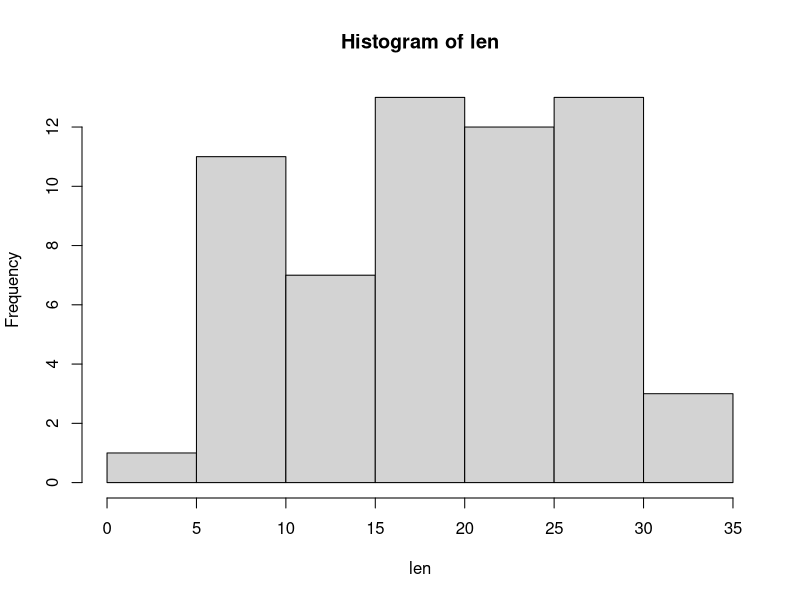
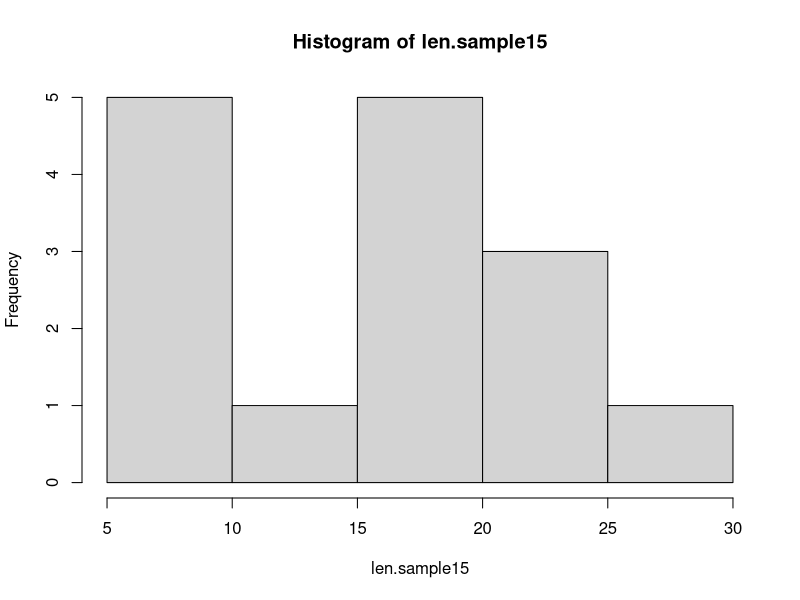
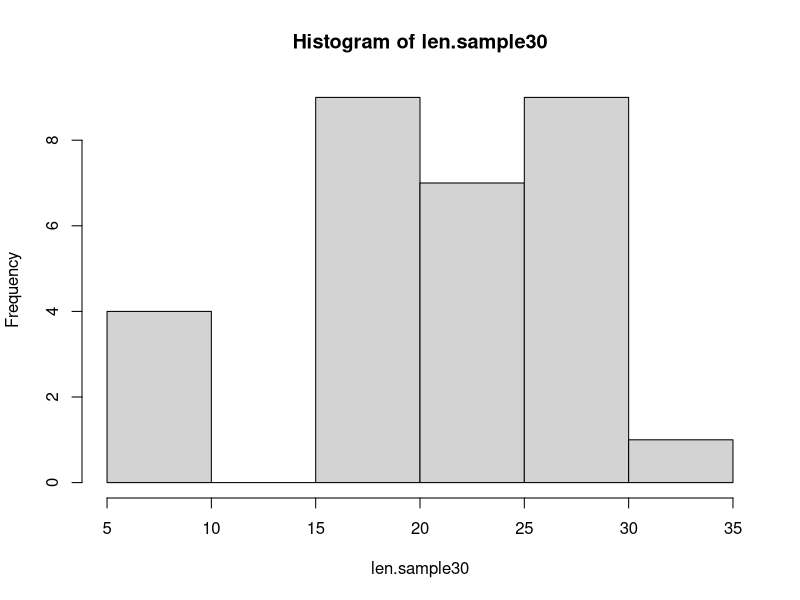
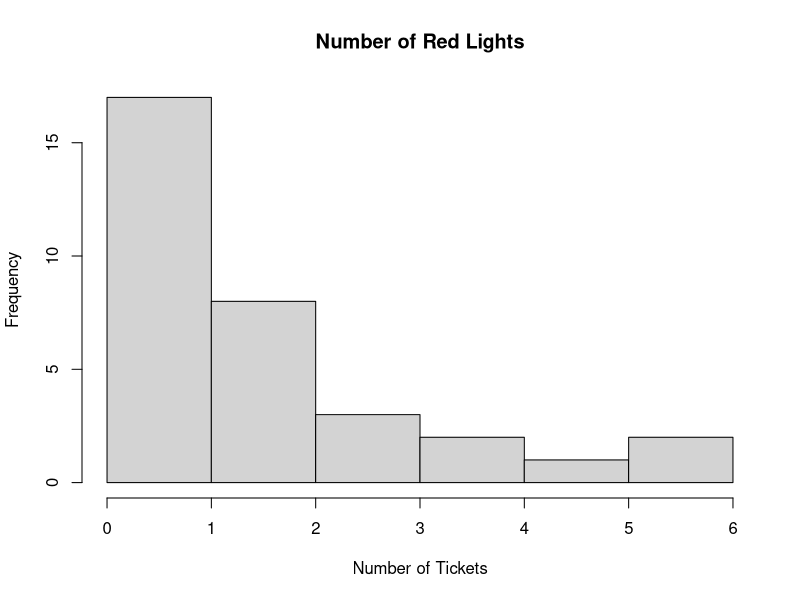
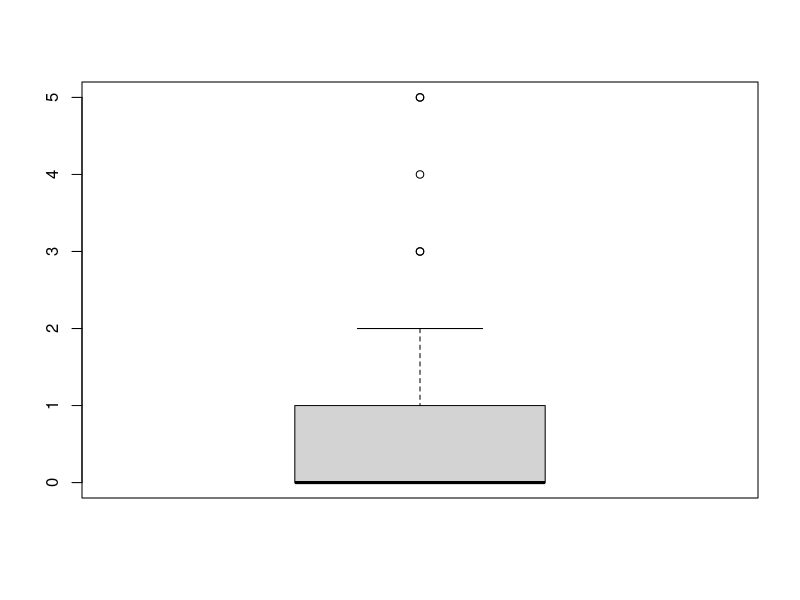
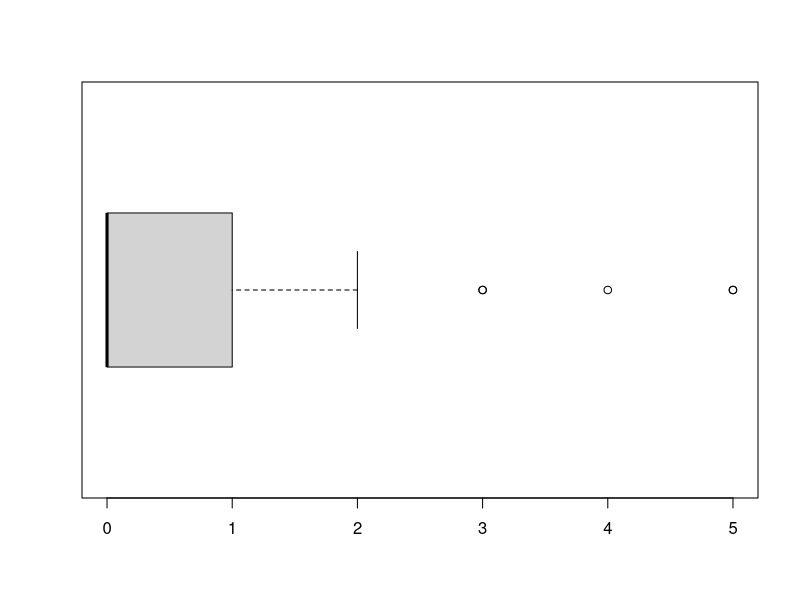
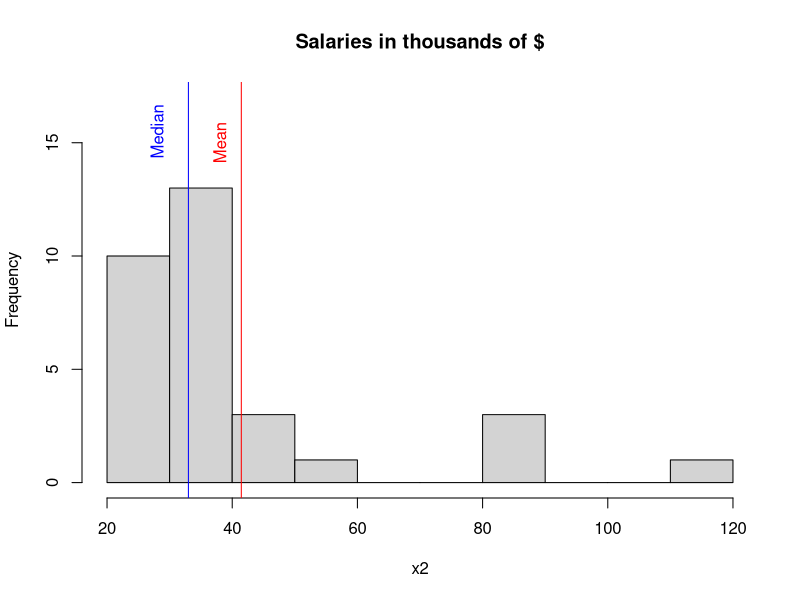
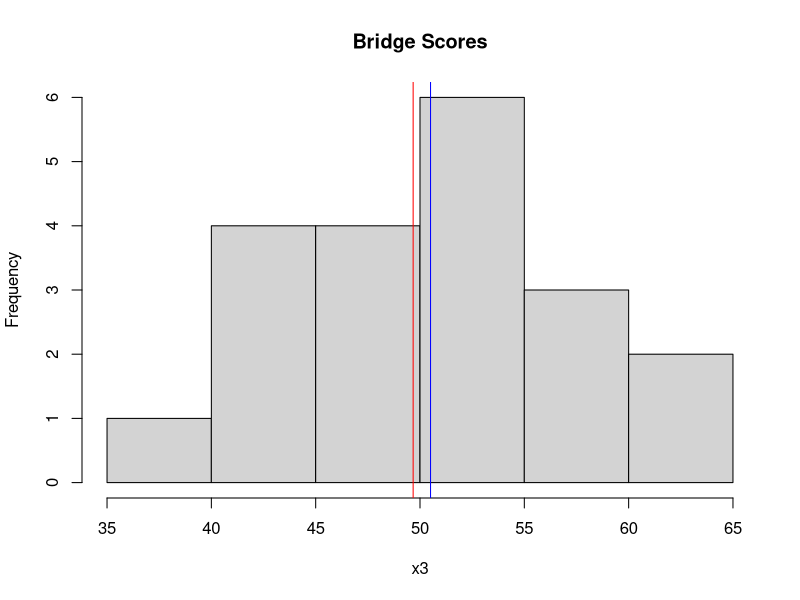

Recreate these plots in R, in order.
#Dataframes 

##Tooth Growth

#Show dataframe
ToothGrowth

#Show assigning a column using $ to a new vector
#First line assigns, second displays
len<-ToothGrowth$len
len

# Basic Histogram of Data set
hist(len)

# Run taking code in smaller samples to show that
# every sample is different. Larger samples look
# closer to the original population

#Explain sample function
len.sample15<-sample(len, 15, replace=FALSE)
hist(len.sample15)

len.sample30<-sample(len, 30, replace=FALSE)
hist(len.sample30)

## Summary Statistics and Labeling on Graphs

#Number of red light camera tickets
x1<-c(0,0,0,0,0,0,0,0,0,0,0,0,0,0,0,0,0,1,1,1,1,1,1,1,1,2,2,2,3,3,4,5,5)

#Basic Summary Statistics
mean(x1)
median(x1)
var(x1)
sd(x1)
fivenum(x1)

# Histogram of Red Lights. Explain use of breaks and right and main
# and xlab
hist(x1, breaks=c(0,1,2,3,4,5,6), right=FALSE, 
     main="Number of Red Lights", xlab="Number of Tickets")
# Why is this not an appropriate graph?
# Make boxplot both horizontal and vertical
boxplot(x1)
boxplot(x1, horizontal=TRUE)


#Salaries, in thousands of dollars 
x2<-c(24, 24, 25, 25, 26, 26, 26, 27, 27, 27, 32, 32, 32, 33, 33, 33, 
      33, 34, 34, 36, 36, 37, 37, 45, 46, 46, 60, 89, 90, 90, 120)
mean(x2)
median(x2)
# Make histogram. Explain breaks and ylim (used to make room for labels)
hist(x2, breaks=10, ylim=c(0,17), main="Salaries in thousands of $")
# Add in line labels for mean and median to find best measure
abline(v=mean(x2), col="red")
abline(v=median(x2), col="blue")
# Label lines with text legend. srt rotates the text by that many 
# degrees counter clockwise
text(38, 15, "Mean", col="red", srt=90)
text(28, 15.5, "Median", col="blue", srt=90)
# Text uses x and y co-ordinate. Can use the command locator(1) to 
# try to find the approximate correct spot for the center of the label.

#Bridge scores, Kirkfield Westwood Sept. 4 
x3<-c(35.30, 41.01, 41.76, 43.34, 46.65, 51.43, 52.09, 57.30, 59.25, 
      60.53, 60.70,42.98,45.24,45.85,46.23,50.30,50.71,52.85,53.47,56.44)
mean(x3)
median(x3)
hist(x3, main="Bridge Scores")
# Add in line labels for mean and median to find best measure
abline(v=mean(x3), col="red")
abline(v=median(x3), col="blue")

#Let's make some other alterations the graph:
hist(x3, main = "Bridge Scores", col="mistyrose1", cex.axis=1.2, col.axis="slateblue2",
     col.lab="olivedrab", col.main="plum4", family="HersheyGothicItalian", lty="dotdash")
# col - bar color
# cex.axis - text size scaling factor
# col.axis - color of labels at tick marks
# col.lab - color of axis labels
# col.main - color of title
# family - font 
# lty - line style

# Main histogram options
?hist

# Cosmetic options
?par

# Fonts
# https://astrostatistics.psu.edu/su07/R/html/grDevices/html/Hershey.html

# Colors
colors()
# https://www.datanovia.com/en/blog/awesome-list-of-657-r-color-names/
